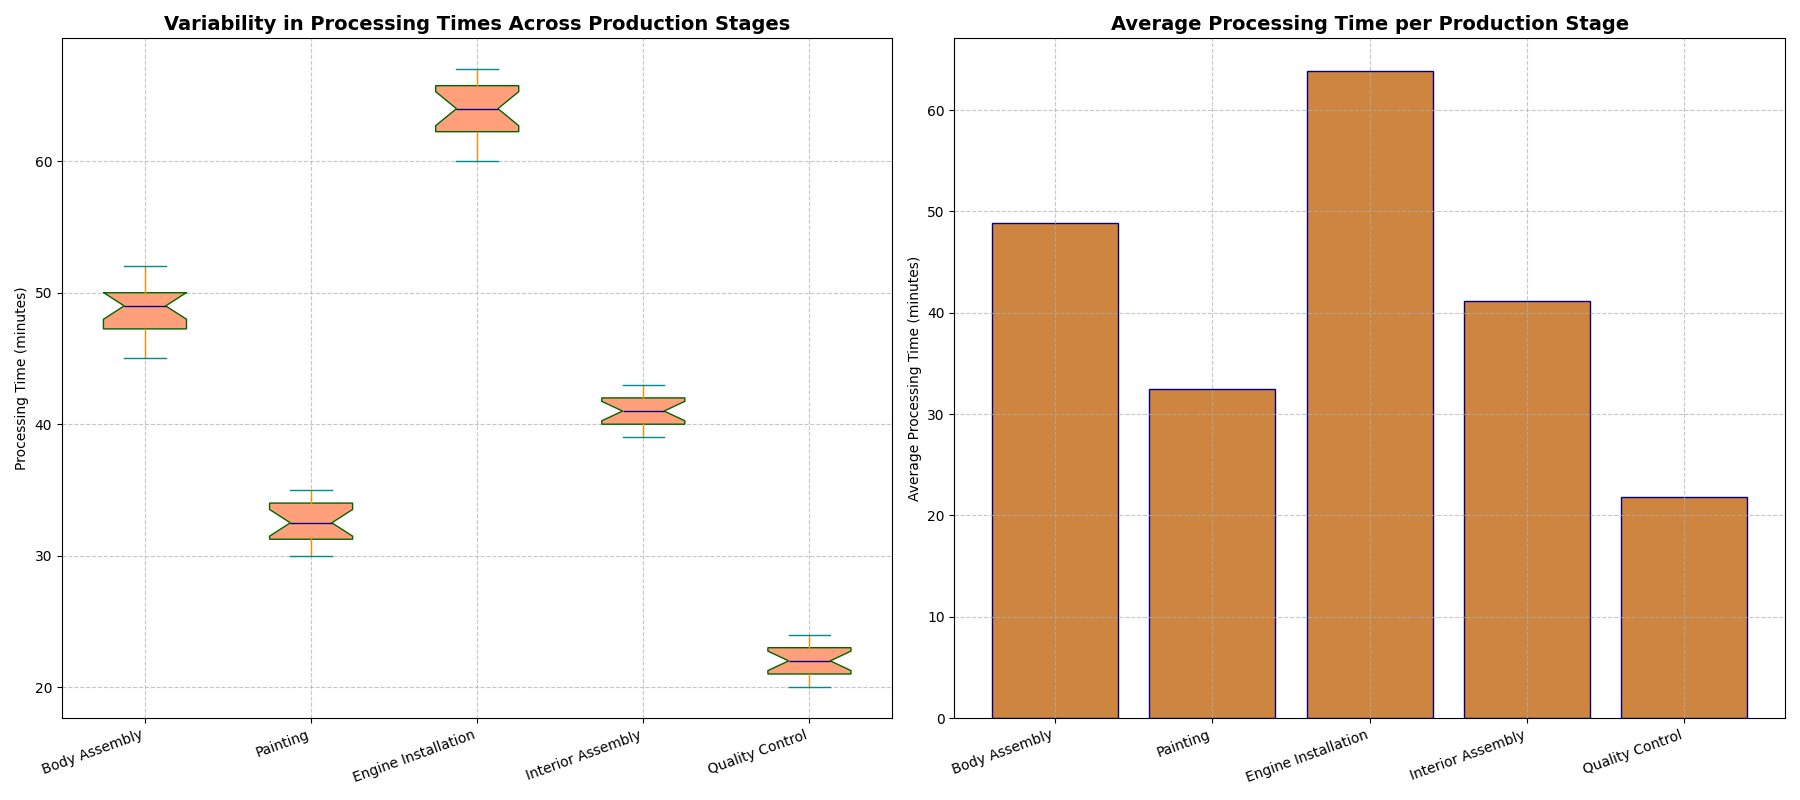

Python code for this plot:
import matplotlib.pyplot as plt
import numpy as np

# Data for processing times (in minutes) by stage
body_assembly = [45, 50, 48, 52, 46, 49, 47, 51, 50, 48, 47, 46, 50, 51, 49, 52, 48, 50]
painting = [30, 34, 32, 33, 31, 35, 34, 32, 30, 33, 34, 32, 31, 30, 32, 34, 35, 33]
engine_installation = [60, 65, 63, 64, 66, 62, 61, 67, 62, 63, 65, 66, 64, 61, 65, 67, 63, 66]
interior_assembly = [40, 42, 41, 39, 43, 42, 40, 41, 43, 39, 42, 41, 40, 43, 42, 39, 43, 40]
quality_control = [20, 22, 21, 23, 20, 24, 21, 22, 20, 22, 21, 20, 24, 23, 21, 22, 24, 23]

data = [body_assembly, painting, engine_installation, interior_assembly, quality_control]
stages = ['Body Assembly', 'Painting', 'Engine Installation', 'Interior Assembly', 'Quality Control']

# Create a figure with 1x2 subplots
fig, axs = plt.subplots(1, 2, figsize=(18, 8))

# Box plot of processing times for each stage with shuffled colors
axs[0].boxplot(data, vert=True, patch_artist=True, notch=True,
               boxprops=dict(facecolor="lightsalmon", color="darkgreen"),  # Shuffled color
               whiskerprops=dict(color="darkorange"),  # Shuffled color
               capprops=dict(color="darkcyan"),  # Shuffled color
               medianprops=dict(color="darkblue"),  # Shuffled color
               flierprops=dict(markerfacecolor='gold', marker='o', alpha=0.5))  # Shuffled color

axs[0].set_title('Variability in Processing Times Across Production Stages', fontsize=14, fontweight='bold')
axs[0].set_ylabel('Processing Time (minutes)')
axs[0].set_xticklabels(stages, rotation=20, ha='right')
axs[0].grid(linestyle='--', alpha=0.7)

# Bar chart of average processing times with shuffled color
average_processing_time = [np.mean(stage) for stage in data]
stage_indices = np.arange(len(stages))

axs[1].bar(stage_indices, average_processing_time, color='peru', edgecolor='navy')  # Shuffled color
axs[1].set_xticks(stage_indices)
axs[1].set_xticklabels(stages, rotation=20, ha='right')
axs[1].set_title('Average Processing Time per Production Stage', fontsize=14, fontweight='bold')
axs[1].set_ylabel('Average Processing Time (minutes)')
axs[1].grid(linestyle='--', alpha=0.7)

# Adjust layout
plt.tight_layout()
plt.show()
